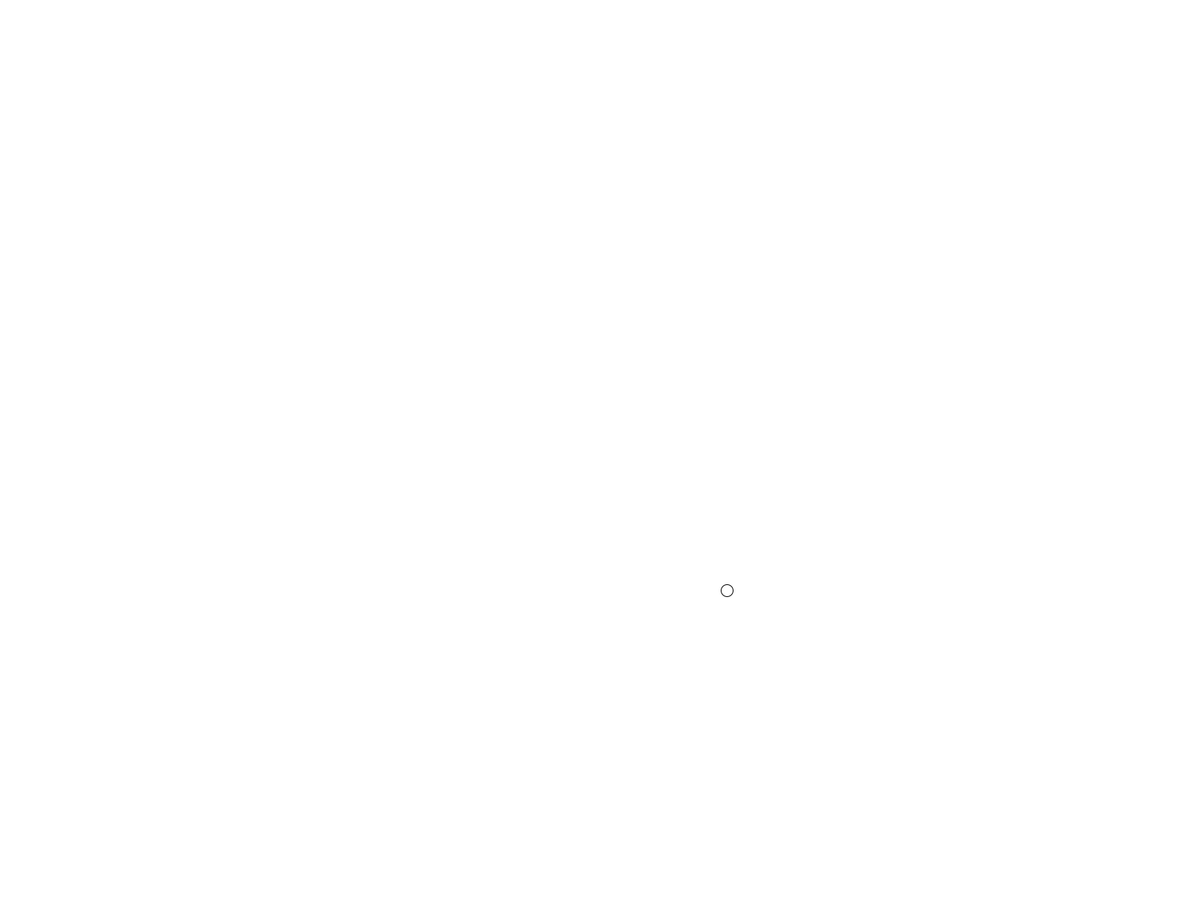
Frame 1 (no input)
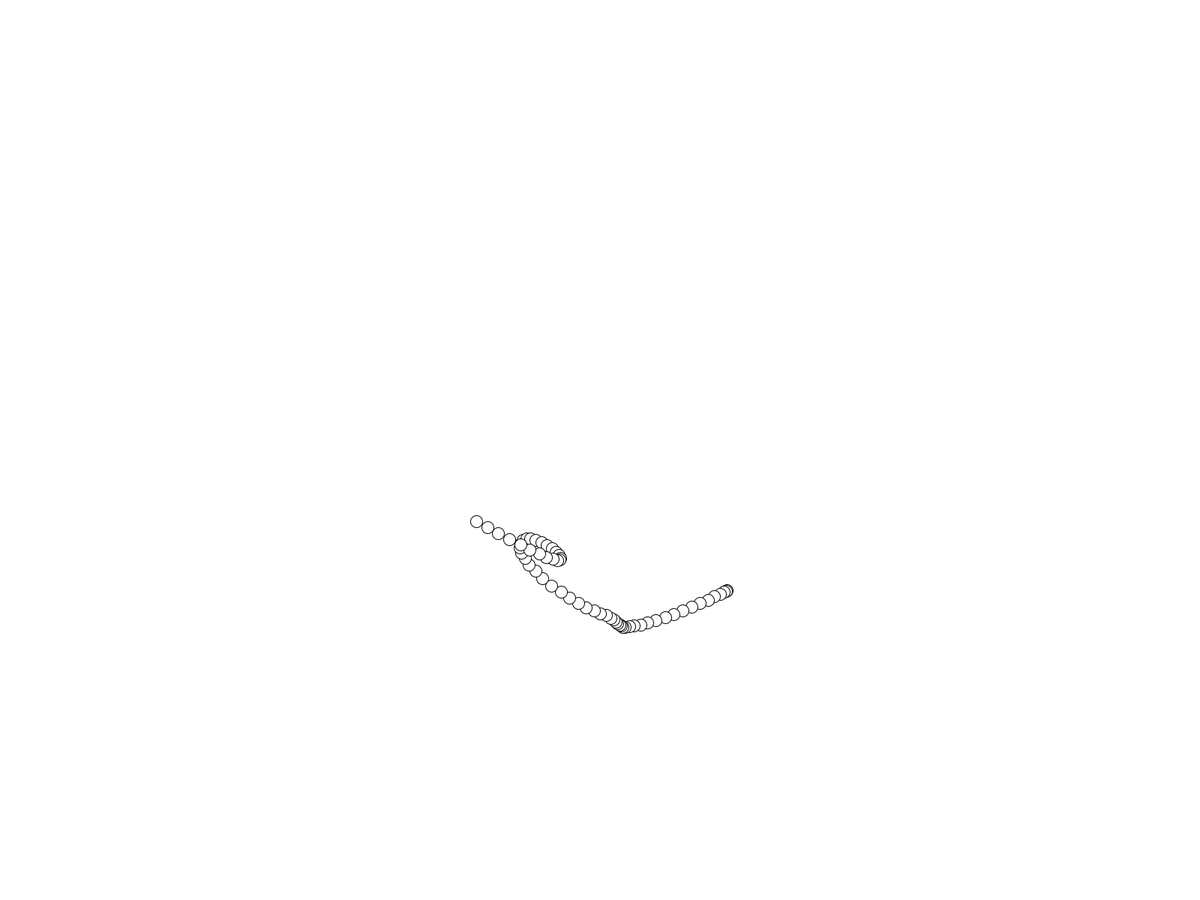
Frame 60 (the mouse pressed at the canvas centre just before this capture)
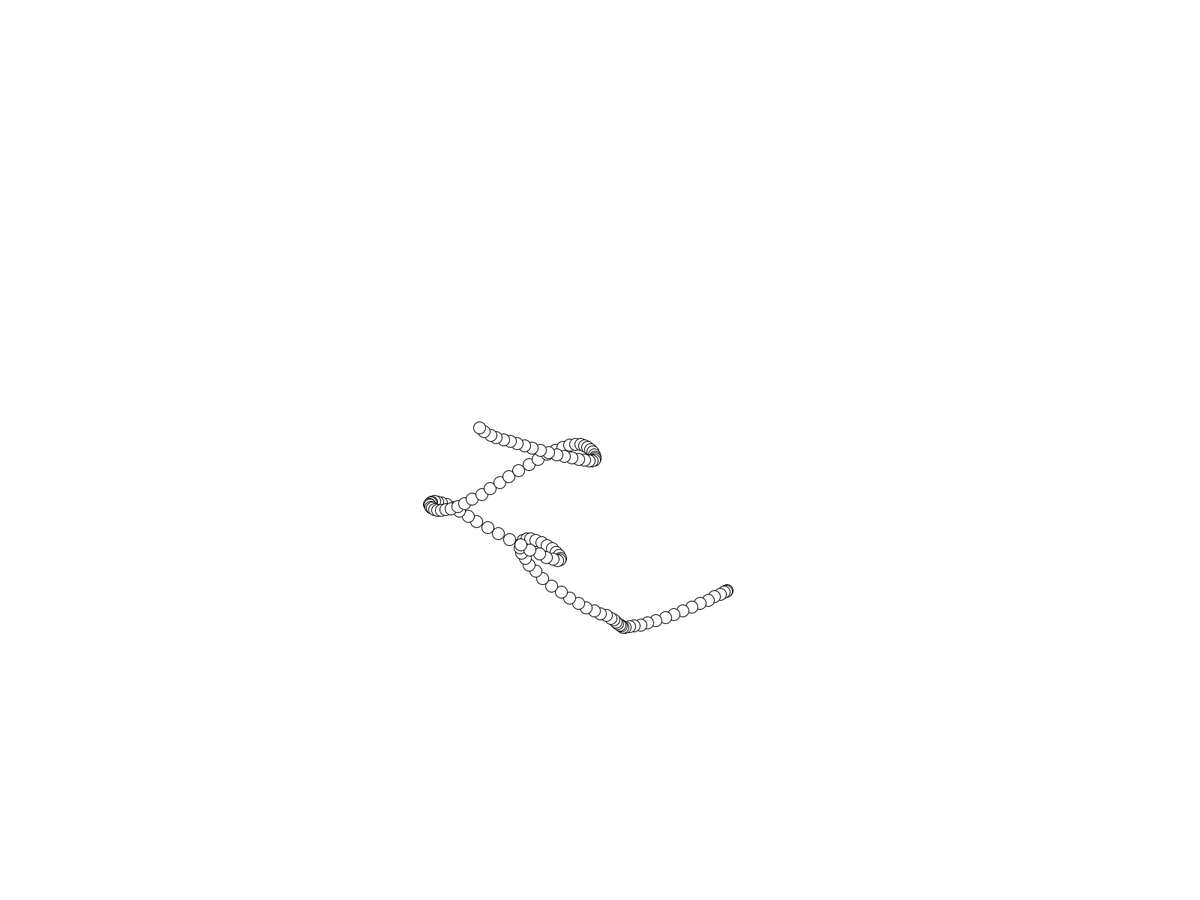
Frame 120 (the mouse held since frame 60 and released just before this capture)

The Processing sketch that drew these frames (run headless with seeded random() and noise(); from frame 60 on, the mouse is pressed at the canvas centre):

// Processing sketch: PerlinWalker
// ── PerlinWalker.pde
class Walker
{
  float x,y;
  
  float tx,ty;
  
  Walker()
  {
    tx = 0; 
    ty = 10000;
  }
  
  void step()
  {
    x = map(noise(tx),0,1,0,width);
    y = map(noise(ty),0,1,0,height);
    
    tx += 0.01;
    ty += 0.01;
  }
  
  void display()
  {
    stroke(0);
    
    ellipse(x,y,16,16);
  }
}

Walker w;

void setup()
{
  fullScreen();
  w = new Walker();
  background(255);
}

void draw()
{
  w.step();
  w.display();
}
